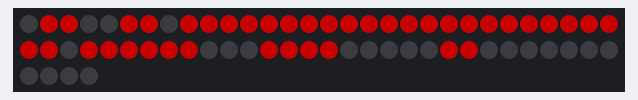
A sketch run on a simulated Arduino Uno, built with avr-gcc and run on an emulated ATmega328P. Parts: 64 RGB LEDs in strip order, left to right, continuing on the next row. Dim RGB values are drawn brighter than linear.

Above: at 0.1 s.
At 5.36 s:
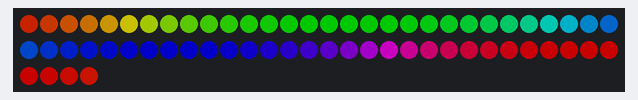
At 10.04 s:
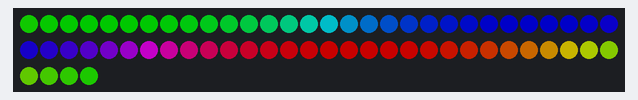
At 19.99 s:
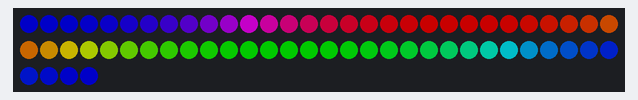
At 29.93 s:
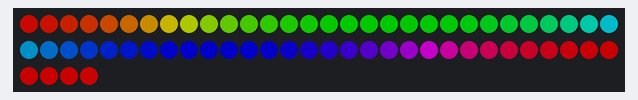
At 39.88 s:
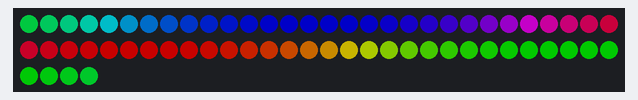

The sketch:

sketch.ino
```cpp
#include <Adafruit_NeoPixel.h>
#define LED_PIN    6    // Пин данных
#define LED_COUNT  64   // 8x8 = 64 светодиода
#define BRIGHTNESS 100  // Яркость (0–255)
#define WIDTH      8    // Ширина матрицы
// Создаём объект ленты
Adafruit_NeoPixel strip(LED_COUNT, LED_PIN, NEO_GRB + NEO_KHZ800);
// Переводим координаты (x, y) в номер светодиода
// Змейка: чётные строки →, нечётные ←
int getIndex(int x, int y) {
  if (y % 2 == 0)
    return y * WIDTH + x;
  else
    return y * WIDTH + (WIDTH - 1 - x);
}
// Устанавливаем цвет пикселя по координатам
void setPixel(int x, int y, uint32_t color) {
  if (x >= 0 && x < 8 && y >= 0 && y < 8)
    strip.setPixelColor(getIndex(x, y), color);
}
void setup() {
  strip.begin();
  strip.setBrightness(BRIGHTNESS);
  strip.show(); // Гасим все светодиоды при старте
}
void loop() {
  showHeart(3);      // Сердце на 3 секунды
  rainbowEffect(20); // Радуга
  showHeart(1);      // Сердце на 1 секунду
}
// Рисуем сердце на duration секунд
void showHeart(unsigned long duration) {
  uint8_t heart[8][8] = {
    {0,1,1,0,0,1,1,0},
    {1,1,1,1,1,1,1,1},
    {1,1,1,1,1,1,1,1},
    {1,1,1,1,1,1,1,1},
    {0,1,1,1,1,1,1,0},
    {0,0,1,1,1,1,0,0},
    {0,0,0,1,1,0,0,0},
    {0,0,0,0,0,0,0,0}
  };
  unsigned long start = millis();
  while (millis() - start < duration * 1000) {
    for (int y = 0; y < 8; y++)
      for (int x = 0; x < 8; x++)
        setPixel(x, y, heart[y][x] ? strip.Color(255, 0, 0) : 0);
    strip.show();
    delay(50);
  }
}
// Радужная волна по всей матрице
void rainbowEffect(int wait) {
  for (long hue = 0; hue < 5 * 65536; hue += 256) {
    for (int i = 0; i < LED_COUNT; i++) {
      // Каждый пиксель получает свой оттенок цвета
      uint32_t color = strip.gamma32(strip.ColorHSV(hue + i * 65536L / LED_COUNT));
      strip.setPixelColor(i, color);
    }
    strip.show();
    delay(wait);
  }
}
```
